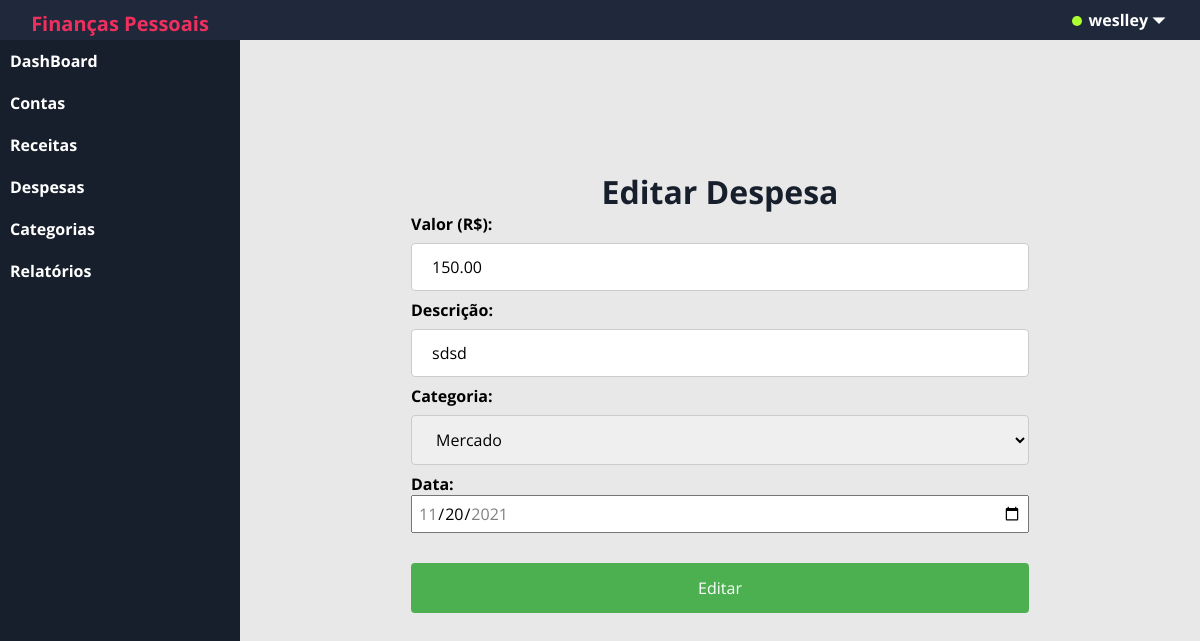
The page /?c=despesa&m=editar&id=5 (signed in) on the database its author committed.
### tables this page shows
CREATE TABLE `despesa` (
  `id` int(11) NOT NULL,
  `valor` double(10,2) NOT NULL,
  `descricao` varchar(60) NOT NULL,
  `id_categoria` int(11) NOT NULL,
  `desp_data` date NOT NULL,
  `id_usuario` int(11) NOT NULL
);

### app/controller/Despesa.php (called while the page is built, shortened)
<?php
    class Despesa extends Controller
    {
        public function editar()
        {
            if(!$id = Validacao::id('id')){header('location: ./?c=despesa');exit;}
            try {
                $criteria = new Criteria;
                $criteria->add('idUsuario','=',Usuario::get('id'));
                $criteria->add('tipo','=','Despesa');
                $criteria->add('statusCat','=','1');
                $carRespository = new Repository('app\model\class\Categoria');
                $resultado = $carRespository->load($criteria);
                $despesa = DespesaModel::find($id);
                $this->view([
                    'template/header',
                    'despesa/editar',
                    'template/footer'
                ],[
                    'usuario_logado' => Usuario::get('nome'),
                    'categorias' => $resultado,
                    'despesa' => $despesa,
                    'msg' => FlashMessage::get()
                ]);
            } catch (\Exception $e) {
                echo $e->getMessage();
                Transaction::rollback();
            }
        }
    }

### app/model/Record.php (called while the page is built, shortened)
<?php
    abstract class Record
    {
        protected array $data;
        public function __set($prop,$value)
        {
           if(method_exists($this,'set_'.$prop))
           {
            call_user_func(array($this,'set_'.$prop),$value);
           }
           else
           {
               if($value == null)
               {
                   unset($this->data[$prop]);
               }
               else{
                   $this->data[$prop] = $value;
               }
           }
        }
        public function __get($prop)
        {
           if(method_exists($this,'get_'.$prop))
           {
            return call_user_func(array($this,'get_'.$prop));
           }
           else
           {
               if(isset($this->data[$prop]))
               {
                   return $this->data[$prop];
               }
           }
        }
        public function getEntity()
        {
            $class = get_class($this);
            return constant("{$class}::TABLENAME");
        }
        public function load($id)
        {
            $sql  = "SELECT * FROM {$this->getEntity()} ";
            $sql .= " WHERE id=".(int) $id;
            if($conn = Transaction::get())
            {
                $result = $conn->query($sql);
                if($result)
                {
                    $object = $result->fetchObject(get_class($this));
                }
                return $object;
            }
            else
            {
                throw new \Exception('Não há transação ativa!');
            }
        }
        public static function find($id)
        {
            $ar = new $classname;
            return $ar->load($id);
        }
    }

### app/model/Repository.php (called while the page is built, shortened)
<?php
    final class Repository
    {
        private $activeRecord;
        public function __construct($class)
        {
            $this->activeRecord = $class;
        }
        public function load(Criteria|null $criteria = null)
        {
            $sql = "SELECT * FROM ".constant($this->activeRecord.'::TABLENAME');
            if($criteria)
            {
                $expressao = $criteria->dump();
                if($expressao)
                {
                    $sql .= " WHERE ".$expressao;
                }
            }
            if($conn = Transaction::get())
            {
                $result = $conn->query($sql);
                $results = array();
                if($result)
                {
                    while($row = $result->fetchObject($this->activeRecord))
                    {
                        $results[] = $row;
                    }
                    return $results;
                }
            }
            else
            {
                throw new \Exception('Não há transação ativa!');
            }
        }
    }

### app/model/Criteria.php (called while the page is built, shortened)
<?php
    class Criteria
    {
        private $filters;
        function __construct()
        {
            $this->filters = array();
        }
        public function add($variable,$compare_operator,$value,$logic_operator = 'and',$transform = true)
        {
            if(empty($this->filters))
            {
                $logic_operator = null;
            }
            if($transform)
            {
                $this->filters[] = [$variable,$compare_operator,$this->transform($value),$logic_operator];
            }
            else{
                $this->filters[] = [$variable,$compare_operator,$value,$logic_operator];
            }
        }
        public function transform($value)
        {
            if(is_array($value))
            {
                foreach($value as $x)
                {
                    if(is_integer($x)){
                        $foo[] = $x;
                    }
                    else if(is_string($x))
                    {
                        $foo[] = "'$x'";
                    }
                }
                $result = '('.implode(',',$foo).')';
            }
            else if(is_string($value))
            {
                $result = "'$value'";
            }
            return $result;
        }
        public function dump()
        {
            if(is_array($this->filters) and count($this->filters) > 0)
            {
                $result = '';
                foreach($this->filters as $filter)
                {
                    $result .= $filter[3].' '.$filter[0].' '.$filter[1].' '.$filter[2].' ';
                }
                $result = trim($result);
                return "({$result})";
            }
        }
    }

### app/view/despesa/editar.php (the view, shortened to what this page needs)
<div id="form-inserir-despesa">
<h1 id="titulo-despesa">Editar Despesa</h1>
<form action="./?c=despesa&m=editar&id=<?= $_GET['id'] ?>" method="POST">
    <label for="valor">Valor (R$):</label>
    <input type="number" step="0.01" name="valor" min="0.01" placeholder="0,00" required value="<?= $despesa->valor ?>">
    <label for="descricao">Descrição:</label>
    <input type="text" id="fname" name="descricao" placeholder="Descrição..." required  value="<?= $despesa->descricao ?>">
    <label for="categoria">Categoria: </label>
    <select name="categoria">
      <?php
        if(!empty($categorias)):
          foreach($categorias as $categoria):
      ?>
      <?php if($categoria->id == $despesa->id_categoria): ?>
        <option value="<?= $categoria->id ?>" selected> <?= $categoria->nome ?> </option>
      <?php else: ?>
        <option value="<?= $categoria->id ?>"> <?= $categoria->nome ?> </option>
      <?php
          endif;
          endforeach;
        else:
      ?>
       <option value="vazio">Não há categoria cadastrada!</option>
     <?php endif; ?>
    </select>
    <label for="data">Data:</label><br>
    <input type="date" id="input-date" name="data" value="<?= $despesa->desp_data ?>" min="<?= date("Y-m").'-01' ?>" max="<?= date("Y-m").'-'.date("t", mktime(0,0,0,date('m'),'01',date('Y'))) ?>"><br><br>
    <input type="submit" value="Editar">
  </form>
</div>

### app/controller/Controller.php (shortened to what this page needs)
<?php
    abstract class Controller
    {
        protected function view(array $templates,array $dados = array())
        {
            foreach($templates as $template)
            {
                require_once __DIR__."/../view/{$template}.php";
            }
        }
    }

### assets/css/style.css (style rules this page uses)
* { padding: 0px; margin: 0px; font-family: 'Open Sans', sans-serif; box-sizing: border-box; }
input,select { font-size: 16px; }
label { font-weight: bold; }
#titulo-categoria,#titulo-despesa,#titulo-receita { text-align: center; font-weight: bold; color: 181F2C; }
#form-inserir-despesa input[type=text],#form-inserir-despesa input[type=number] ,#form-inserir-despesa select { width: 100%; padding: 12px 20px; margin: 8px 0; display: inline-block; border: 1px solid #ccc; border-radius: 4px; box-sizing: border-box; }
#form-inserir-despesa input[type='date'] { color: black; }
#form-inserir-despesa input[type=submit] { width: 100%; background-color: #4CAF50; color: white; padding: 14px 20px; margin: 8px 0; border: none; border-radius: 4px; cursor: pointer; }
#form-inserir-despesa { border-radius: 5px; width: 70%; margin: 0 auto; padding: 15vh 20px 0px 20px; }
#titulo-despesa { text-align: center; font-weight: bold; color: #181F2C; }
#input-date { width: 100%; padding: 5px; }

### rows shown on the page
despesa: valor "150.00", descricao "sdsd", data "11/20/2021"

### other values the page prints
form field categoria "Mercado"
